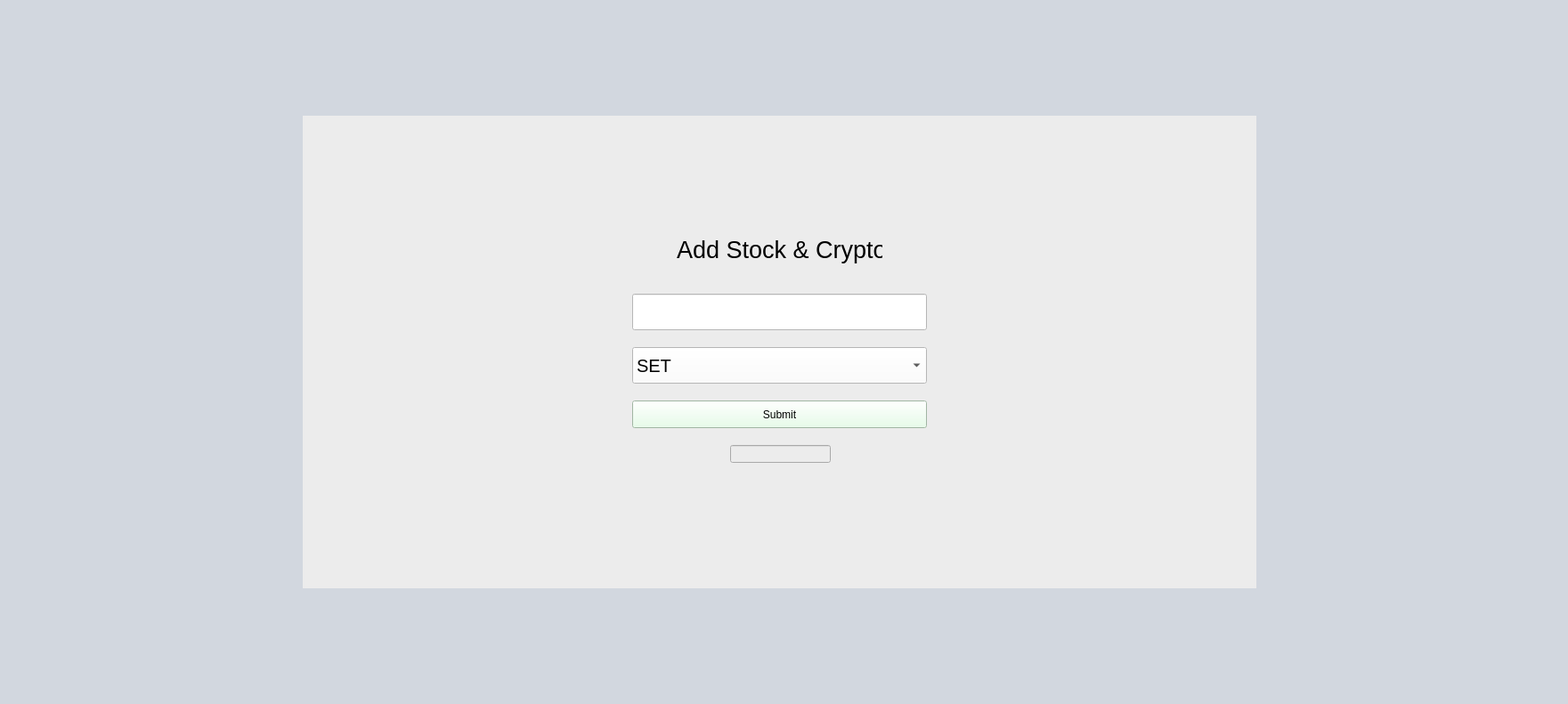
    <widget class="QWidget" name="AddSymbolPage" native="true">
     <property name="geometry">
      <rect>
       <x>30</x>
       <y>80</y>
       <width>1761</width>
       <height>791</height>
      </rect>
     </property>
     <property name="styleSheet">
      <string notr="true">background-color: #D2D7DF;</string>
     </property>
     <widget class="QWidget" name="add_data" native="true">
      <property name="geometry">
       <rect>
        <x>340</x>
        <y>130</y>
        <width>1071</width>
        <height>531</height>
       </rect>
      </property>
      <property name="styleSheet">
       <string notr="true">background-color: rgb(236, 236, 236);</string>
      </property>
      <widget class="QLineEdit" name="lineEdit_inputsymbol">
       <property name="geometry">
        <rect>
         <x>370</x>
         <y>200</y>
         <width>331</width>
         <height>41</height>
        </rect>
       </property>
       <property name="font">
        <font>
         <pointsize>15</pointsize>
        </font>
       </property>
       <property name="styleSheet">
        <string notr="true">background-color: rgb(255, 255, 255);</string>
       </property>
      </widget>
      <widget class="QLabel" name="label_addsymbol">
       <property name="geometry">
        <rect>
         <x>420</x>
         <y>130</y>
         <width>231</width>
         <height>41</height>
        </rect>
       </property>
       <property name="font">
        <font>
         <pointsize>20</pointsize>
        </font>
       </property>
       <property name="text">
        <string>Add Stock &amp; Crypto</string>
       </property>
      </widget>
      <widget class="QComboBox" name="comboBox_marketstock">
       <property name="geometry">
        <rect>
         <x>370</x>
         <y>260</y>
         <width>331</width>
         <height>41</height>
        </rect>
       </property>
       <property name="font">
        <font>
         <pointsize>15</pointsize>
        </font>
       </property>
       <property name="cursor">
        <cursorShape>PointingHandCursor</cursorShape>
       </property>
       <property name="styleSheet">
        <string notr="true">background-color: rgb(255, 255, 255);</string>
       </property>
       <item>
        <property name="text">
         <string>SET</string>
        </property>
       </item>
       <item>
        <property name="text">
         <string>NASDAQ</string>
        </property>
       </item>
       <item>
        <property name="text">
         <string>CRYPTO</string>
        </property>
       </item>
      </widget>
      <widget class="QPushButton" name="pushButton_addstock">
       <property name="geometry">
        <rect>
         <x>370</x>
         <y>320</y>
         <width>331</width>
         <height>31</height>
        </rect>
       </property>
       <property name="cursor">
        <cursorShape>PointingHandCursor</cursorShape>
       </property>
       <property name="styleSheet">
        <string notr="true">background-color: rgb(225, 255, 228);</string>
       </property>
       <property name="text">
        <string>Submit</string>
       </property>
      </widget>
      <widget class="QLineEdit" name="lineEdit_addresult">
       <property name="geometry">
        <rect>
         <x>480</x>
         <y>370</y>
         <width>113</width>
         <height>20</height>
        </rect>
       </property>
      </widget>
     </widget>
    </widget>
